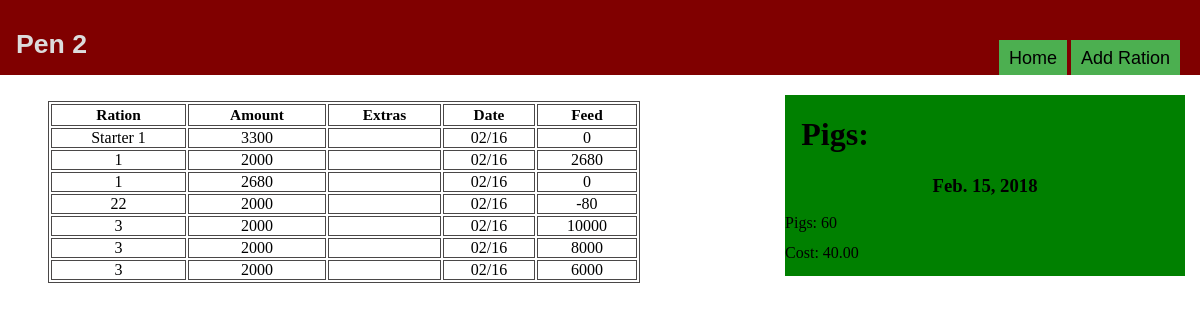
The app's page /pigs/pen2/ (signed in) with its own data.
### pigs/models.py (models this page shows, shortened)
class Pigsinpen(models.Model):
    pigpen = models.ForeignKey(Pigpen,on_delete=models.CASCADE)
    pigs = models.PositiveIntegerField()
    pig_cost_total = models.DecimalField(max_digits=6,decimal_places=2)
    date = models.DateTimeField()
    notes = models.CharField(max_length = 300,blank=True,null = True)

class Pigpen(models.Model):
    pen = models.CharField(max_length=2,primary_key=True)
    def __str__(self):
        return str(self.pen)
    class Meta:
        ordering = ['pen']

class pigration(models.Model):
    pigpen = models.ForeignKey(Pigpen, on_delete= models.CASCADE)
    ration = models.ForeignKey(Ration, on_delete=models.CASCADE,to_field='ration_number')
    ration_price = models.DecimalField(max_digits=19, decimal_places=4)
    pigsinapen = models.CharField(max_length=4)
    extras = models.CharField(max_length=15, null = True, blank=True)
    ration_amount = models.IntegerField()
    date = models.DateTimeField(blank=True)

class Ration(models.Model):
    id = models.PositiveIntegerField(primary_key=True)
    ration_number = models.CharField(max_length=15, unique=True)
    feed_per_pig = models.CharField(max_length=3,default = 55)
    created = False
    def __str__(self):
      return self.ration_number
    class Meta:
        ordering = ['feed_per_pig']

### pigs/views.py (the view)
# urls.py: url(r'^pen(?P<pk>[0-9]+)/$', views.penview.as_view(), name = 'pen'),
class penview(LoginRequiredMixin, generic.DetailView):
    model = Pigpen
    template_name = 'pigs/penview.html'
    def get_context_data(self, **kwargs):
        context = super().get_context_data(**kwargs)
        context['pens'] = Pigpen.objects.all()
        context['latestpigs'] = getlatestpigchange(self.kwargs['pk'],1)
        return context

### pigs/templatetags/appfilters.py (called while the page is built)
@register.simple_tag
def getfeed(ration,pigpen,inpen,date):
    rat = pigration.objects.filter(pigpen=pigpen).filter(ration=ration).filter(date__lte=date).aggregate(Sum('ration_amount'))
    feed = rat['ration_amount__sum']
    amount = int(Ration.objects.values_list('feed_per_pig', flat = True).get(ration_number=ration))
    try:
        pigs = int(Pigsinpen.objects.filter(pigpen=pigpen).filter(id=inpen).values_list('pigs', flat =True).latest('date'))
    except:
        pigs = 0
    return amount*pigs-feed

@register.filter
def divide(value,key):
        return round(value / key,2)

### pigs/views.py (called while the page is built)
def getlatestpigchange(pigpen,number):
    try:
        latestpigs = Pigsinpen.objects.values('id','pigs','pig_cost_total','date','notes').filter(pigpen=pigpen).order_by('-date')[:number]
    except:
        latestpigs = '0'
    return latestpigs

### pigs/templates/pigs/penview.html (shortened to what this page needs)
﻿<!DOCTYPE html>
{% load static %}
{% load appfilters %}
<link rel="stylesheet" type="text/css" href="{% static 'pigs/penviewstyles.css'%}" />
<link rel="stylesheet" type="text/css" href="{% static 'pigs/Generalstyles.css' %}" />
<link rel="stylesheet" href="https://cdnjs.cloudflare.com/ajax/libs/font-awesome/4.7.0/css/font-awesome.min.css">
<html lang="en" xmlns="http://www.w3.org/1999/xhtml">
<head>
</head>
<body>
    <div class="sidebar col-4 col-m-3 col-s-5">
        <a class="col-3 col-m-3 nostyle" href="{%url 'pigs:pigsforpen' pigpen %}"><h1>Pigs:</h1></a>
        {% for pig in latestpigs %}
            <a class="nostyle rightclick" href="#" >
                <h3>{{pig.date|date}}</h3>
                <p>Pigs: {{pig.pigs}}</p>
                <p class="sidebarp">Cost: {{pig.pig_cost_total|divide:pig.pigs}}</p>
                </a>
            {%empty %}
                <h3><a class="nopigs" href="{% url 'pigs:addpigs' pigpen %}">Click to add pigs.</a></h3>
            {%endfor%}
        </div>
        <div class="content">
            <div class="header">
                <div class="dropdown">
                    <button class="headerdropbtn"><h1 id="pen">Pen {{pigpen}}</h1></button>
                </div>
                <div class="headerbuttons">
                    <button class="dropbtn"><a class="nostyle" href="{% url 'pigs:index' %}">Home</a></button>
                    <button class="dropbtn"><a class="nostyle" href="{% url 'pigs:addration' pigpen %}">Add Ration</a></button>
                </div>
            </div>
            <table class="col-6 col-m-6 col-s-12 sortable">
                <tr>
                    <th class="col-s-2">Ration</th>
                    <th class="col-s-3">Amount</th>
                    <th class="col-s-2">Extras</th>
                    <th class="col-m-3 col-s-2">Date</th>
                    <th class="col-s-3">Feed</th>
                </tr>
                {% for pig in pigpen.pigration_set.all %}
                <tr>
                    <td><a class="rightclicktable" id="{{forloop.counter}}" href="{% url 'pigs:updateration' pig.pigpen pig.id %}">{{pig.ration}}</a></td>
                    <td><a class="rightclicktable" id="{{forloop.counter}}" href="{% url 'pigs:updateration' pig.pigpen pig.id %}">{{pig.ration_amount}}</a></td>
                    <td class="overflow">{{pig.extras|default_if_none:""}}</td>
                    <td><a class="rightclicktable" id="{{forloop.counter}}" href="{% url 'pigs:updateration' pig.pigpen pig.id %}">{{pig.date|date:'m/j'}}</a></td>
                    {% getfeed pig.ration pig.pigpen pig.pigsinapen pig.date as feed %}
                    <td><a class="rightclicktable" id="{{forloop.counter}}" href="{% url 'pigs:updateration' pig.pigpen pig.id %}">{{feed}}</a></td>
                </tr>
                {%endfor%}
            </table>
        </div>
</body>
</html>

### pigs/static/pigs/penviewstyles.css (style rules this page uses)
body { padding-top:75px; padding-bottom:60px; }
@media only screen and (min-width: 400px) { table { margin-left:30px; } }
@media only screen and (min-width: 768px) { table { margin-left:40px; } }
.sidebar { background:green; top:95px; position:fixed; right:15px; z-index:100; }
.sidebar h1 { text-align:center; }
.sidebar p { line-height:14px; }
.sidebar a { color:black; }
.sidebar h3 { text-align:center; }
.sidebarp { white-space:nowrap; }
.header { position:fixed; background-color:maroon; color:white; right:0; left:0; top:0; padding:0 10px 0 10px; height:75px; z-index:99; }
.header h1 { position:relative; top:20px; line-height:10px; color:gainsboro; }
.headerdropbtn { background-color:maroon; border:none; }
table, th, td { border:.9px solid #4a4747; cursor:default; font-size:1em; }
td a { display: block; text-align:center; padding:0; text-decoration: none; color:black; cursor:pointer; }
th { font-size:.96em; }
td { padding:0; cursor:pointer; }
.headerbuttons { text-align:right; position:fixed; top:40px; z-index:99; right:20px; }
.dropbtn { background-color: #4CAF50; color: white; padding:10px; line-height:10px; height:35px; font-size: 18px; border: none; cursor: pointer; }
.dropdown { position: relative; display: inline-block; transition:ease-in-out; }
.dropbtn a { color:white; }
td.overflow { overflow: hidden; white-space: nowrap; text-overflow: ellipsis; max-width:4ch; }

### pigs/static/pigs/Generalstyles.css (style rules this page uses)
@media screen and (min-width: 768px) { .col-3 { width: 25%; } }
@media screen and (min-width: 768px) { .col-4 { width: 33.33%; } }
@media screen and (min-width: 768px) { .col-6 { width: 50%; } }
a.nostyle { text-decoration:none; color:black; cursor:pointer; display:block; }

### records on screen
Pigsinpen: date "Feb. 15, 2018", pigs "60", pig_cost_total|divide "40.00"
Pigpen: pen "2"
pigration: ration "Starter 1", ration_amount "3300", date "02/16", feed "0"
pigration: ration "1", ration_amount "2000", date "02/16", feed "2680"
pigration: ration "1", ration_amount "2680", date "02/16", feed "0"
pigration: ration "22", ration_amount "2000", date "02/16", feed "-80"
pigration: ration "3", ration_amount "2000", date "02/16", feed "10000"
pigration: ration "3", ration_amount "2000", date "02/16", feed "8000"
pigration: ration "3", ration_amount "2000", date "02/16", feed "6000"
